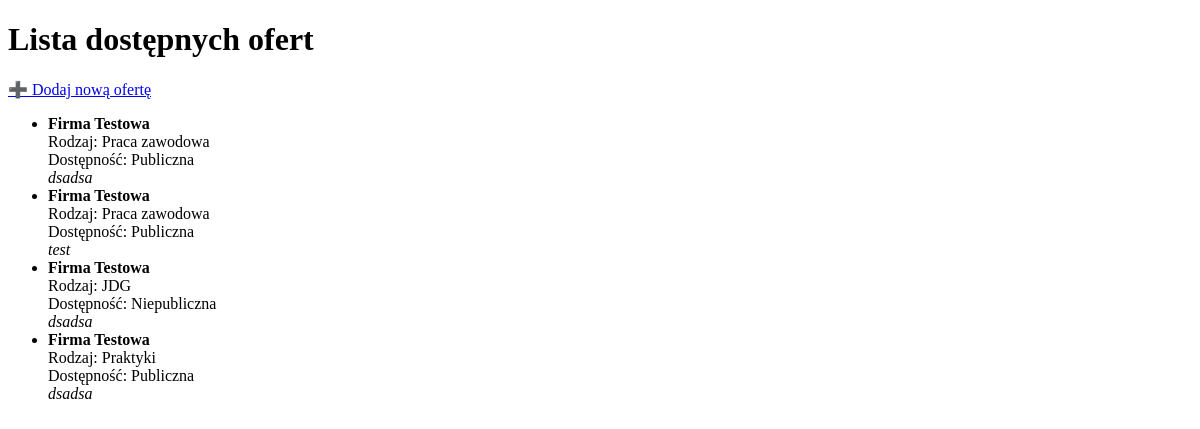
/oferty/, run on an earlier commit of the app's database.
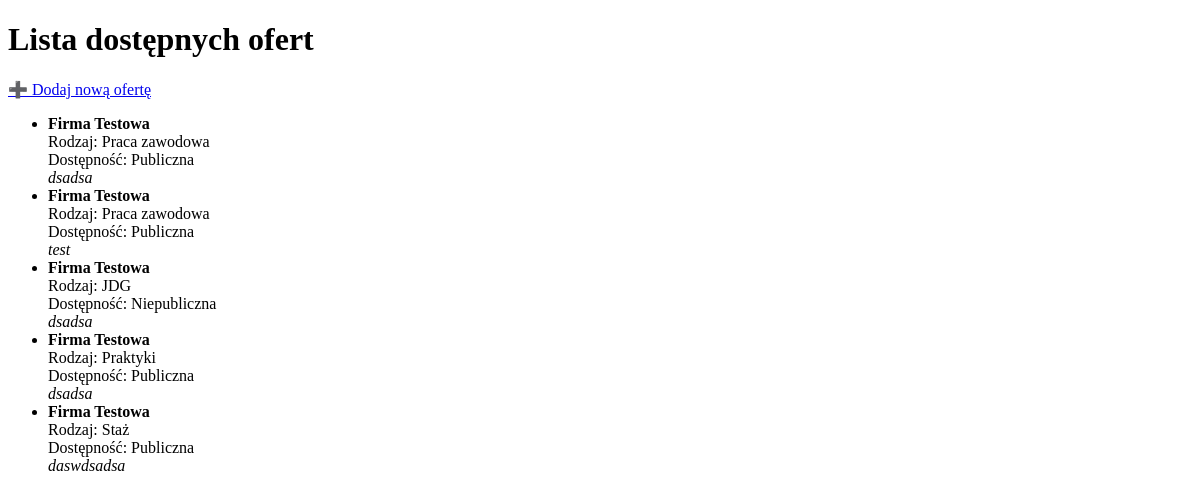
And on a later commit of the database.
### aplikacjaTest/models.py (models this page shows, shortened)
class Oferta(models.Model):
    class Rodzaj(models.TextChoices):
        PRACA = "Praca zawodowa", "Praca zawodowa"
        PRAKTYKI = "Praktyki", "Praktyki"
        STAZ = "Staż", "Staż"
        JDG = "JDG", "JDG"
    class Dostepnosc(models.TextChoices):
        PUBLICZNA = "Publiczna", "Publiczna"
        NIEPUBLICZNA = "Niepubliczna", "Niepubliczna"
    pracodawca = models.ForeignKey(Pracodawca, on_delete=models.CASCADE)
    opis = models.TextField(null=True)
    rodzaj_zgloszenia = models.CharField(max_length=30, choices=Rodzaj.choices)
    dostepnosc_oferty = models.CharField(max_length=20, choices=Dostepnosc.choices)

class Pracodawca(models.Model):
    uzytkownik = models.OneToOneField(Uzytkownik, on_delete=models.CASCADE)
    adres = models.ForeignKey(Adres, on_delete=models.PROTECT)
    imie_przedstawiciela = models.CharField(max_length=50, null=True)
    nazwisko_przedstawiciela = models.CharField(max_length=50, null=True)
    nazwa_firmy = models.CharField(max_length=100, null=True)
    nip = models.CharField(max_length=10, null=True)

### aplikacjaTest/views/przegladajOferty.py (the view)
# urls.py: path("oferty/", OfertaListView.as_view(), name="lista_ofert"),
class OfertaListView(View):
    def get(self, request):
        oferty = Oferta.objects.all()  # możesz dodać filtr tylko publiczne
        return render(request, "oferta/oferta_lista.html", {"oferty": oferty})

### aplikacjaTest/templates/oferta/oferta_lista.html (shortened to what this page needs)
<!DOCTYPE html>
<html>
<head>
</head>
<body>
<h1>Lista dostępnych ofert</h1>
<a href="{% url 'dodaj_oferte' %}">➕ Dodaj nową ofertę</a>
<ul>
    {% for oferta in oferty %}
        <li>
            <strong>{{ oferta.pracodawca.nazwa_firmy }}</strong><br>
            Rodzaj: {{ oferta.rodzaj_zgloszenia }} <br>
            Dostępność: {{ oferta.dostepnosc_oferty }} <br>
            <em>{{ oferta.opis }}</em>
        </li>
    {% empty %}
        <li>Brak ofert.</li>
    {% endfor %}
</ul>
</body>
</html>

What changed in the data, as far as the page shows it:
added Oferta: pracodawca.nazwa_firmy "Firma Testowa", rodzaj_zgloszenia "Staż", dostepnosc_oferty "Publiczna", opis "daswdsadsa"
